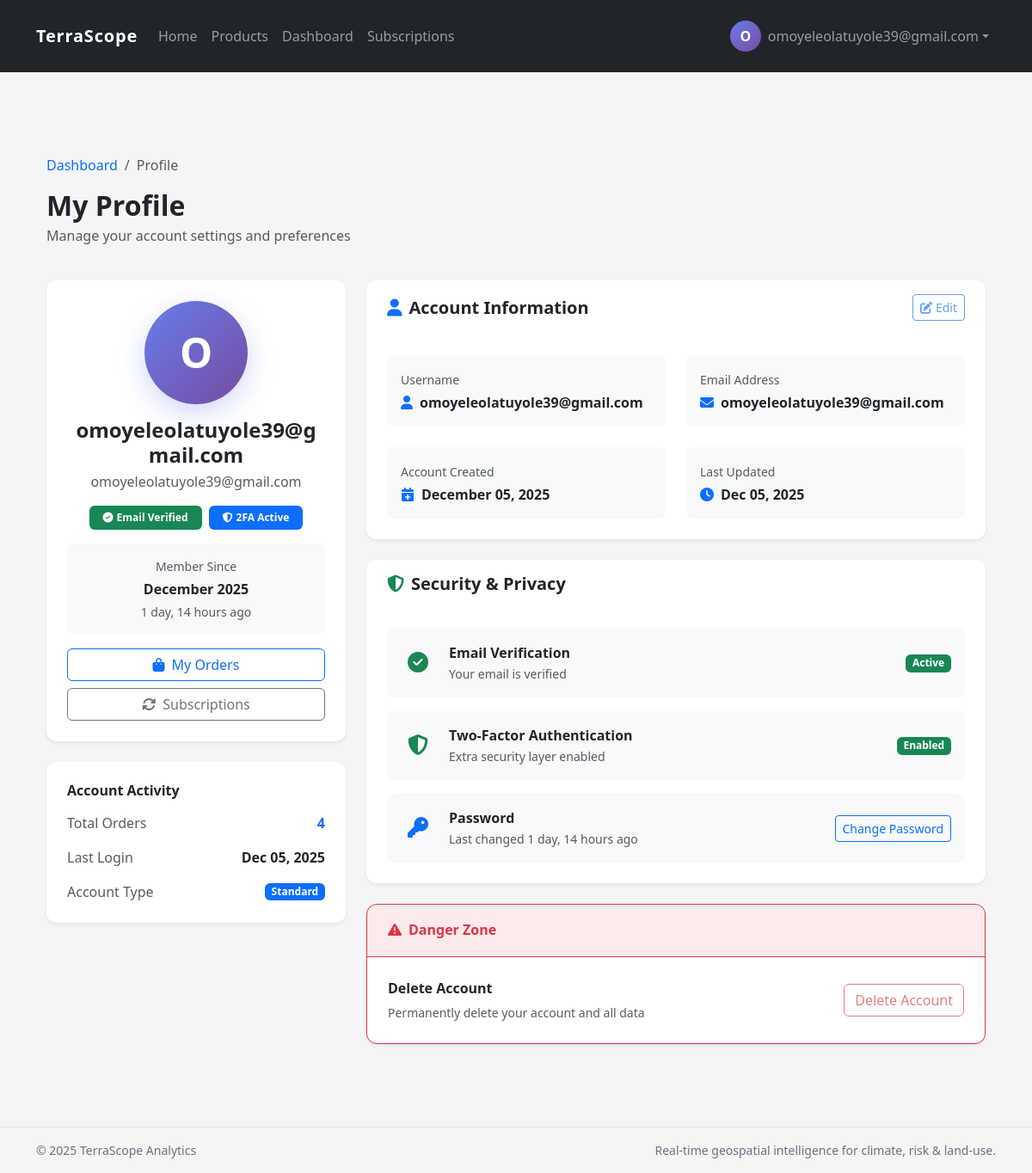
The page /profile/ (signed in) on the database its author committed.
### shop/models.py (models this page shows, shortened)
class CustomUser(AbstractUser):
    email = models.EmailField(unique=True)
    is_email_verified = models.BooleanField(default=False)
    is_2fa_enabled = models.BooleanField(default=False)
    totp_secret = models.CharField(max_length=32, blank=True, null=True)
    email_verification_code = models.CharField(max_length=6, blank=True, null=True)
    email_verification_expires_at = models.DateTimeField(blank=True, null=True)
    groups = models.ManyToManyField(
        'auth.Group',
        verbose_name='groups',
        blank=True,
        help_text='The groups this user belongs to.',
        related_name='customuser_set',
        related_query_name='user',
    )
    user_permissions = models.ManyToManyField(
        'auth.Permission',
        verbose_name='user permissions',
        blank=True,
        help_text='Specific permissions for this user.',
        related_name='customuser_set',
        related_query_name='user',
    )
    USERNAME_FIELD = 'email'
    REQUIRED_FIELDS = ['username']

### shop/views.py (the view)
# urls.py: path('profile/', views.profile_page, name='profile'),
@login_required(login_url="signin")
def profile_page(request):
    total_orders = Order.objects.filter(user=request.user).count()
    context = {
        'total_orders': total_orders,
    }
    return render(request, "shop/profile.html", context)

### shop/templates/shop/profile.html (shortened to what this page needs)
{% extends "base.html" %}
{% block content %}
<div class="container py-5">
    <div class="row mb-4">
        <div class="col-12">
            <nav aria-label="breadcrumb">
                <ol class="breadcrumb">
                    <li class="breadcrumb-item"><a href="{% url 'dashboards' %}" class="text-decoration-none">Dashboard</a></li>
                    <li class="breadcrumb-item active">Profile</li>
                </ol>
            </nav>
            <h2 class="fw-bold mb-1">My Profile</h2>
            <p class="text-muted">Manage your account settings and preferences</p>
        </div>
    </div>
    <div class="row g-4">
        <div class="col-lg-4">
            <div class="card border-0 shadow-sm mb-4">
                <div class="card-body p-4 text-center">
                    <div class="profile-avatar-large mx-auto mb-3">
                        {{ user.username|first|upper }}
                    </div>
                    <h4 class="fw-bold mb-1">{{ user.username }}</h4>
                    <p class="text-muted mb-3">{{ user.email }}</p>
                    <div class="d-flex justify-content-center gap-2 mb-3 flex-wrap">
                        {% if user.is_email_verified %}
                            <span class="badge bg-success px-3 py-2">
                                <i class="fas fa-check-circle me-1"></i>Email Verified
                            </span>
                        {% else %}
                            <span class="badge bg-warning px-3 py-2">
                                <i class="fas fa-exclamation-circle me-1"></i>Unverified
                            </span>
                        {% endif %}
                        {% if user.is_2fa_enabled %}
                            <span class="badge bg-primary px-3 py-2">
                                <i class="fas fa-shield-alt me-1"></i>2FA Active
                            </span>
                        {% endif %}
                    </div>
                    <div class="bg-light rounded-3 p-3 mb-3">
                        <small class="text-muted d-block mb-1">Member Since</small>
                        <strong>{{ user.date_joined|date:"F Y" }}</strong>
                        <small class="text-muted d-block mt-1">{{ user.date_joined|timesince }} ago</small>
                    </div>
                    <div class="d-grid gap-2">
                        <a href="{% url 'orders' %}" class="btn btn-outline-primary">
                            <i class="fas fa-shopping-bag me-2"></i>My Orders
                        </a>
                        <a href="{% url 'subscriptions' %}" class="btn btn-outline-secondary">
                            <i class="fas fa-sync-alt me-2"></i>Subscriptions
                        </a>
                    </div>
                </div>
            </div>
            <div class="card border-0 shadow-sm">
                <div class="card-body p-4">
                    <h6 class="fw-bold mb-3">Account Activity</h6>
                    <div class="d-flex justify-content-between align-items-center mb-3">
                        <span class="text-muted">Total Orders</span>
                        <strong class="text-primary">{{ total_orders|default:"0" }}</strong>
                    </div>
                    <div class="d-flex justify-content-between align-items-center mb-3">
                        <span class="text-muted">Last Login</span>
                        <strong>{{ user.last_login|date:"M d, Y" }}</strong>
                    </div>
                    <div class="d-flex justify-content-between align-items-center">
                        <span class="text-muted">Account Type</span>
                        <span class="badge bg-primary">Standard</span>
                    </div>
                </div>
            </div>
        </div>
        <div class="col-lg-8">
            <div class="card border-0 shadow-sm mb-4">
                <div class="card-header bg-white border-0 py-3">
                    <div class="d-flex justify-content-between align-items-center">
                        <h5 class="fw-bold mb-0">
                            <i class="fas fa-user me-2 text-primary"></i>Account Information
                        </h5>
                        <button class="btn btn-sm btn-outline-primary" disabled>
                            <i class="fas fa-edit me-1"></i>Edit
                        </button>
                    </div>
                </div>
                <div class="card-body p-4">
                    <div class="row g-4">
                        <div class="col-md-6">
                            <div class="info-item">
                                <label class="text-muted small mb-1">Username</label>
                                <div class="d-flex align-items-center">
                                    <i class="fas fa-user text-primary me-2"></i>
                                    <strong>{{ user.username }}</strong>
                                </div>
                            </div>
                        </div>
                        <div class="col-md-6">
                            <div class="info-item">
                                <label class="text-muted small mb-1">Email Address</label>
                                <div class="d-flex align-items-center">
                                    <i class="fas fa-envelope text-primary me-2"></i>
                                    <strong>{{ user.email }}</strong>
                                </div>
                            </div>
                        </div>
                        <div class="col-md-6">
                            <div class="info-item">
                                <label class="text-muted small mb-1">Account Created</label>
                                <div class="d-flex align-items-center">
                                    <i class="fas fa-calendar-plus text-primary me-2"></i>
                                    <strong>{{ user.date_joined|date:"F d, Y" }}</strong>
                                </div>
                            </div>
                        </div>
                        <div class="col-md-6">
                            <div class="info-item">
                                <label class="text-muted small mb-1">Last Updated</label>
                                <div class="d-flex align-items-center">
                                    <i class="fas fa-clock text-primary me-2"></i>
                                    <strong>{{ user.last_login|date:"M d, Y" }}</strong>
                                </div>
                            </div>
                        </div>
                    </div>
                </div>
            </div>
            <div class="card border-0 shadow-sm mb-4">
                <div class="card-header bg-white border-0 py-3">
                    <h5 class="fw-bold mb-0">
                        <i class="fas fa-shield-alt me-2 text-success"></i>Security & Privacy
                    </h5>
                </div>
                <div class="card-body p-4">
                    <div class="security-item d-flex justify-content-between align-items-center mb-3 p-3 bg-light rounded-3">
                        <div class="d-flex align-items-center">
                            <div class="icon-wrapper me-3">
                                {% if user.is_email_verified %}
                                    <i class="fas fa-check-circle text-success fs-4"></i>
                                {% else %}
                                    <i class="fas fa-exclamation-circle text-warning fs-4"></i>
                                {% endif %}
                            </div>
                            <div>
                                <strong class="d-block">Email Verification</strong>
                                <small class="text-muted">
                                    {% if user.is_email_verified %}
                                        Your email is verified
                                    {% else %}
                                        Verify your email for better security
                                    {% endif %}
                                </small>
                            </div>
                        </div>
                        {% if user.is_email_verified %}
                            <span class="badge bg-success">Active</span>
                        {% else %}
                            <button class="btn btn-sm btn-warning">Verify Now</button>
                        {% endif %}
                    </div>
                    <div class="security-item d-flex justify-content-between align-items-center mb-3 p-3 bg-light rounded-3">
                        <div class="d-flex align-items-center">
                            <div class="icon-wrapper me-3">
                                {% if user.is_2fa_enabled %}
                                    <i class="fas fa-shield-alt text-success fs-4"></i>
                                {% else %}
                                    <i class="fas fa-shield-alt text-secondary fs-4"></i>
                                {% endif %}
                            </div>
                            <div>
                                <strong class="d-block">Two-Factor Authentication</strong>
                                <small class="text-muted">
                                    {% if user.is_2fa_enabled %}
                                        Extra security layer enabled
                                    {% else %}
                                        Add an extra layer of security
                                    {% endif %}
                                </small>
                            </div>
                        </div>
                        {% if user.is_2fa_enabled %}
                            <span class="badge bg-success">Enabled</span>
                        {% else %}
                            <a href="{% url 'setup_2fa' %}" class="btn btn-sm btn-primary">Enable 2FA</a>
                        {% endif %}
                    </div>
                    <div class="security-item d-flex justify-content-between align-items-center p-3 bg-light rounded-3">
                        <div class="d-flex align-items-center">
                            <div class="icon-wrapper me-3">
                                <i class="fas fa-key text-primary fs-4"></i>
                            </div>
                            <div>
                                <strong class="d-block">Password</strong>
                                <small class="text-muted">Last changed {{ user.date_joined|timesince }} ago</small>
                            </div>
                        </div>
                        <a href="{% url 'password_reset' %}" class="btn btn-sm btn-outline-primary">
                            Change Password
                        </a>
                    </div>
                </div>
            </div>
            <div class="card border-danger shadow-sm">
                <div class="card-header bg-danger bg-opacity-10 border-danger">
                    <h6 class="fw-bold mb-0 text-danger">
                        <i class="fas fa-exclamation-triangle me-2"></i>Danger Zone
                    </h6>
                </div>
                <div class="card-body p-4">
                    <div class="d-flex justify-content-between align-items-center">
                        <div>
                            <strong class="d-block mb-1">Delete Account</strong>
                            <small class="text-muted">Permanently delete your account and all data</small>
                        </div>
                        <button class="btn btn-outline-danger" disabled>
                            Delete Account
                        </button>
                    </div>
                </div>
            </div>
        </div>
    </div>
</div>
{% endblock %}

### shop/templates/base.html (shortened to what this page needs)
<!DOCTYPE html>
<html lang="en">
<head>
    <link href="https://cdn.jsdelivr.net/npm/bootstrap@5.3.3/dist/css/bootstrap.min.css" rel="stylesheet">
    <link rel="stylesheet" href="https://cdnjs.cloudflare.com/ajax/libs/font-awesome/6.4.0/css/all.min.css">
</head>
<body>
<nav class="navbar navbar-expand-lg navbar-dark bg-dark py-3">
    <div class="container">
        <a class="navbar-brand" href="{% url 'home' %}">TerraScope</a>
        <div class="collapse navbar-collapse" id="mainNav">
            <ul class="navbar-nav me-auto align-items-lg-center">
                <li class="nav-item">
                    <a class="nav-link {% if request.path == '/' %}active{% endif %}" href="{% url 'home' %}">Home</a>
                </li>
                <li class="nav-item">
                    <a class="nav-link {% if '/products/' in request.path %}active{% endif %}" href="{% url 'products' %}">Products</a>
                </li>
                {% if user.is_authenticated %}
                <li class="nav-item">
                    <a class="nav-link {% if '/dashboard/' in request.path %}active{% endif %}" href="{% url 'dashboards' %}">Dashboard</a>
                </li>
                <li class="nav-item">
                    <a class="nav-link" href="/subscriptions/">Subscriptions</a>
                </li>
                {% endif %}
            </ul>
            <ul class="navbar-nav align-items-lg-center">
                {% if user.is_authenticated %}
                <li class="nav-item dropdown">
                    <a class="nav-link dropdown-toggle d-flex align-items-center" href="#"
                       id="userDropdown" role="button" data-bs-toggle="dropdown"
                       aria-expanded="false">
                        <div class="user-avatar me-2">
                            {{ user.username|first|upper }}
                        </div>
                        <span class="d-none d-md-inline">{{ user.username }}</span>
                    </a>
                </li>
                {% endif %}
            </ul>
        </div>
    </div>
</nav>
<main class="container my-4 my-md-5">
    {% block content %}{% endblock %}
</main>
<footer class="border-top py-3 mt-4">
    <div class="container d-flex flex-column flex-md-row justify-content-between">
        <span>© {% now "Y" %} TerraScope Analytics</span>
        <span>Real‑time geospatial intelligence for climate, risk & land‑use.</span>
    </div>
</footer>
</body>
</html>

### rows shown on the page
CustomUser: username|first "O", username "omoyeleolatuyole39@gmail.com", email "omoyeleolatuyole39@gmail.com", date_joined "December 2025", date_joined "1 day, 14 hours", last_login "Dec 05, 2025", date_joined "December 05, 2025"

### other values the page prints
{{ total_orders|default:"0" }} "4"
